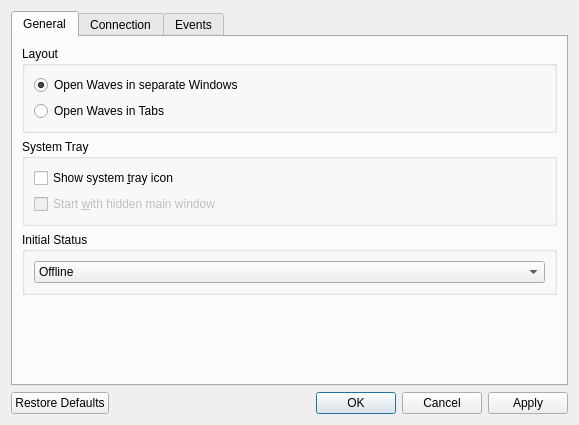
<?xml version="1.0" encoding="UTF-8"?>
<ui version="4.0">
 <class>PreferencesDialog</class>
 <widget class="QDialog" name="PreferencesDialog">
  <property name="geometry">
   <rect>
    <x>0</x>
    <y>0</y>
    <width>579</width>
    <height>425</height>
   </rect>
  </property>
  <property name="windowTitle">
   <string>Preferences</string>
  </property>
  <layout class="QVBoxLayout" name="verticalLayout">
   <item>
    <widget class="QTabWidget" name="tabWidget">
     <property name="currentIndex">
      <number>0</number>
     </property>
     <widget class="QWidget" name="tab">
      <attribute name="title">
       <string>General</string>
      </attribute>
      <layout class="QVBoxLayout" name="verticalLayout_4">
       <item>
        <widget class="QGroupBox" name="groupBox_6">
         <property name="title">
          <string>Layout</string>
         </property>
         <layout class="QVBoxLayout" name="verticalLayout_10">
          <item>
           <widget class="QRadioButton" name="rbMDI">
            <property name="text">
             <string>Open Waves in separate Windows</string>
            </property>
            <property name="checked">
             <bool>true</bool>
            </property>
           </widget>
          </item>
          <item>
           <widget class="QRadioButton" name="rbSDI">
            <property name="text">
             <string>Open Waves in Tabs</string>
            </property>
           </widget>
          </item>
         </layout>
        </widget>
       </item>
       <item>
        <widget class="QGroupBox" name="groupBox">
         <property name="title">
          <string>System Tray</string>
         </property>
         <layout class="QVBoxLayout" name="verticalLayout_2">
          <item>
           <widget class="QCheckBox" name="chkTray">
            <property name="text">
             <string>Show system &amp;tray icon</string>
            </property>
           </widget>
          </item>
          <item>
           <widget class="QCheckBox" name="chkStartHidden">
            <property name="enabled">
             <bool>false</bool>
            </property>
            <property name="text">
             <string>Start &amp;with hidden main window</string>
            </property>
           </widget>
          </item>
         </layout>
        </widget>
       </item>
       <item>
        <widget class="QGroupBox" name="groupBox_2">
         <property name="title">
          <string>Initial Status</string>
         </property>
         <layout class="QVBoxLayout" name="verticalLayout_3">
          <item>
           <widget class="QComboBox" name="cmbInitialStatus">
            <item>
             <property name="text">
              <string>Offline</string>
             </property>
             <property name="icon">
              <iconset resource="../main.qrc">
               <normaloff>:/gui/icons/im-user-offline.png</normaloff>:/gui/icons/im-user-offline.png</iconset>
             </property>
            </item>
            <item>
             <property name="text">
              <string>Online</string>
             </property>
             <property name="icon">
              <iconset resource="../main.qrc">
               <normaloff>:/gui/icons/im-user.png</normaloff>:/gui/icons/im-user.png</iconset>
             </property>
            </item>
           </widget>
          </item>
         </layout>
        </widget>
       </item>
       <item>
        <spacer name="verticalSpacer">
         <property name="orientation">
          <enum>Qt::Vertical</enum>
         </property>
         <property name="sizeHint" stdset="0">
          <size>
           <width>20</width>
           <height>170</height>
          </size>
         </property>
        </spacer>
       </item>
      </layout>
     </widget>
     <widget class="QWidget" name="tab_2">
      <attribute name="title">
       <string>Connection</string>
      </attribute>
      <layout class="QVBoxLayout" name="verticalLayout_9">
       <item>
        <widget class="QGroupBox" name="groupBox_4">
         <property name="title">
          <string>Server</string>
         </property>
         <layout class="QVBoxLayout" name="verticalLayout_7">
          <item>
           <layout class="QHBoxLayout" name="horizontalLayout">
            <item>
             <widget class="QLabel" name="label">
              <property name="text">
               <string>Hostname:</string>
              </property>
              <property name="buddy">
               <cstring>txtHostname</cstring>
              </property>
             </widget>
            </item>
            <item>
             <widget class="QLineEdit" name="txtHostname"/>
            </item>
            <item>
             <widget class="QLabel" name="label_2">
              <property name="text">
               <string>Port:</string>
              </property>
              <property name="buddy">
               <cstring>spbPort</cstring>
              </property>
             </widget>
            </item>
            <item>
             <widget class="QSpinBox" name="spbPort">
              <property name="minimum">
               <number>1</number>
              </property>
              <property name="maximum">
               <number>65536</number>
              </property>
             </widget>
            </item>
           </layout>
          </item>
         </layout>
        </widget>
       </item>
       <item>
        <widget class="QGroupBox" name="groupBox_5">
         <property name="title">
          <string>Authentication</string>
         </property>
         <layout class="QVBoxLayout" name="verticalLayout_8">
          <item>
           <layout class="QGridLayout" name="gridLayout">
            <item row="0" column="0">
             <widget class="QLabel" name="label_3">
              <property name="text">
               <string>Username:</string>
              </property>
              <property name="buddy">
               <cstring>txtUsername</cstring>
              </property>
             </widget>
            </item>
            <item row="0" column="1">
             <widget class="QLineEdit" name="txtUsername"/>
            </item>
            <item row="1" column="0" colspan="2">
             <widget class="QCheckBox" name="chkSavePassword">
              <property name="text">
               <string>Save Password</string>
              </property>
             </widget>
            </item>
            <item row="2" column="0">
             <widget class="QLabel" name="label_4">
              <property name="enabled">
               <bool>false</bool>
              </property>
              <property name="text">
               <string>Password:</string>
              </property>
              <property name="buddy">
               <cstring>txtPassword</cstring>
              </property>
             </widget>
            </item>
            <item row="2" column="1">
             <widget class="QLineEdit" name="txtPassword">
              <property name="enabled">
               <bool>false</bool>
              </property>
              <property name="echoMode">
               <enum>QLineEdit::Password</enum>
              </property>
             </widget>
            </item>
           </layout>
          </item>
         </layout>
        </widget>
       </item>
       <item>
        <spacer name="verticalSpacer_3">
         <property name="orientation">
          <enum>Qt::Vertical</enum>
         </property>
         <property name="sizeHint" stdset="0">
          <size>
           <width>20</width>
           <height>127</height>
          </size>
         </property>
        </spacer>
       </item>
      </layout>
     </widget>
     <widget class="QWidget" name="tab_3">
      <attribute name="title">
       <string>Events</string>
      </attribute>
      <layout class="QVBoxLayout" name="verticalLayout_5">
       <item>
        <widget class="QGroupBox" name="groupBox_3">
         <property name="title">
          <string>Notifications</string>
         </property>
         <layout class="QVBoxLayout" name="verticalLayout_6">
          <item>
           <widget class="QCheckBox" name="chkAnimateTray">
            <property name="text">
             <string>Animate system tray icon</string>
            </property>
           </widget>
          </item>
          <item>
           <widget class="QCheckBox" name="chkPopups">
            <property name="text">
             <string>Show popups</string>
            </property>
           </widget>
          </item>
         </layout>
        </widget>
       </item>
       <item>
        <spacer name="verticalSpacer_2">
         <property name="orientation">
          <enum>Qt::Vertical</enum>
         </property>
         <property name="sizeHint" stdset="0">
          <size>
           <width>20</width>
           <height>244</height>
          </size>
         </property>
        </spacer>
       </item>
      </layout>
     </widget>
    </widget>
   </item>
   <item>
    <widget class="QDialogButtonBox" name="buttonBox">
     <property name="orientation">
      <enum>Qt::Horizontal</enum>
     </property>
     <property name="standardButtons">
      <set>QDialogButtonBox::Apply|QDialogButtonBox::Cancel|QDialogButtonBox::Ok|QDialogButtonBox::RestoreDefaults</set>
     </property>
    </widget>
   </item>
  </layout>
 </widget>
 <resources>
  <include location="../main.qrc"/>
 </resources>
 <connections>
  <connection>
   <sender>buttonBox</sender>
   <signal>accepted()</signal>
   <receiver>PreferencesDialog</receiver>
   <slot>accept()</slot>
   <hints>
    <hint type="sourcelabel">
     <x>222</x>
     <y>408</y>
    </hint>
    <hint type="destinationlabel">
     <x>157</x>
     <y>274</y>
    </hint>
   </hints>
  </connection>
  <connection>
   <sender>buttonBox</sender>
   <signal>rejected()</signal>
   <receiver>PreferencesDialog</receiver>
   <slot>reject()</slot>
   <hints>
    <hint type="sourcelabel">
     <x>290</x>
     <y>414</y>
    </hint>
    <hint type="destinationlabel">
     <x>286</x>
     <y>274</y>
    </hint>
   </hints>
  </connection>
  <connection>
   <sender>chkTray</sender>
   <signal>toggled(bool)</signal>
   <receiver>chkStartHidden</receiver>
   <slot>setEnabled(bool)</slot>
   <hints>
    <hint type="sourcelabel">
     <x>98</x>
     <y>89</y>
    </hint>
    <hint type="destinationlabel">
     <x>93</x>
     <y>112</y>
    </hint>
   </hints>
  </connection>
  <connection>
   <sender>chkSavePassword</sender>
   <signal>toggled(bool)</signal>
   <receiver>label_4</receiver>
   <slot>setEnabled(bool)</slot>
   <hints>
    <hint type="sourcelabel">
     <x>88</x>
     <y>198</y>
    </hint>
    <hint type="destinationlabel">
     <x>61</x>
     <y>222</y>
    </hint>
   </hints>
  </connection>
  <connection>
   <sender>chkSavePassword</sender>
   <signal>toggled(bool)</signal>
   <receiver>txtPassword</receiver>
   <slot>setEnabled(bool)</slot>
   <hints>
    <hint type="sourcelabel">
     <x>171</x>
     <y>194</y>
    </hint>
    <hint type="destinationlabel">
     <x>174</x>
     <y>223</y>
    </hint>
   </hints>
  </connection>
 </connections>
</ui>
